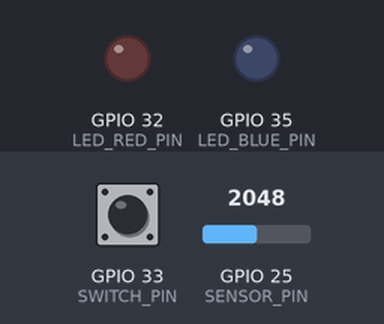
The sketch below on a simulated ESP32. Parts: output pins drawn as LEDs (lit = HIGH). Inputs (shaded band) come from the test bench; at power-on: GPIO 25 (SENSOR_PIN) = 2048, GPIO 33 (SWITCH_PIN) LOW. Nothing arrives over Bluetooth unless stated; what the sketch prints to the serial monitor is not drawn.

Above: at 0.0 s.
At 0.6 s:
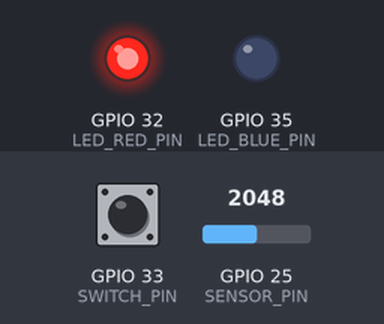
Timing chart, 0 to 2.1 s (numbered marks = the images above):
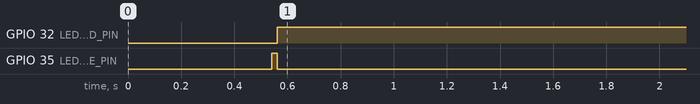

Measured:
- by itself, GPIO 32 (LED_RED_PIN): LOW → HIGH at 0.56 s
- by itself, GPIO 35 (LED_BLUE_PIN): LOW → HIGH at 0.54 s, → LOW 0.02 s later

The sketch:

sketch_oct27a.ino
```cpp
#include "switch.h"
#include "BluetoothSerial.h"

// -------------------- Pins --------------------
#define LED_RED_PIN    32
#define LED_BLUE_PIN   35
#define SWITCH_PIN     33
#define SENSOR_PIN     25

// -------------------- Config --------------------
#define BAUD_RATE      115200
#define TICK_20MS      20000    // 20 ms tick
#define SAMPLE_FREQ    50       // 50 Hz
#define DEBOUNCE_CNT   5
#define PACKET_SAMPLES 50

#define BPM_LOW        60
#define BPM_HIGH       100

// -------------------- Globals --------------------
BluetoothSerial SerialBT;

Switch switch1(1, DEBOUNCE_CNT);

unsigned long lastTick = 0;
unsigned long seqNumber = 0;
unsigned long lastBeatTime = 0;

bool beatDetected = false;
float beatsPerMinute = 0.0;
//bool connected = true;          // connection state
bool connected = false;

uint16_t packetSamples[PACKET_SAMPLES]; //temporary array to send via bluetooth
uint8_t packetIndex = 0;

// LED state
unsigned long lastBlueBlink = 0;
//bool blueState = false;
bool blueState = true;

// Adaptive threshold
uint16_t signalMax = 0;
uint16_t signalMin = 4095;
uint16_t threshold = 0;
uint16_t signalRange = 0;

// Smoothing (averaging)
#define NUM_SMOOTH 5
uint16_t smoothBuf[NUM_SMOOTH] = {0};
uint8_t smoothIdx = 0;

// -------------------- Helper Functions --------------------
uint16_t getSmoothed(uint16_t newSample) {
    smoothBuf[smoothIdx] = newSample;
    smoothIdx = (smoothIdx + 1) % NUM_SMOOTH;
    uint32_t sum = 0;
    for (int i = 0; i < NUM_SMOOTH; ++i) sum += smoothBuf[i];
    return sum / NUM_SMOOTH;
}

void updateLEDs() {
    // Blue LED: connected = ON, disconnected = FLASHING
    if (connected) {
        digitalWrite(LED_BLUE_PIN, HIGH);
    }
    else {
        // if (micros() - lastBlueBlink > 500000) { // 500ms
        //     lastBlueBlink = micros();
        //     blueState = !blueState;
        //     digitalWrite(LED_BLUE_PIN, blueState ? HIGH : LOW);
        // }
        digitalWrite(LED_BLUE_PIN, LOW);
    }

    // Red LED: BPM out of range = ON, bluetooth disconeccted
    if (beatsPerMinute > 0.0 && (beatsPerMinute < BPM_LOW || beatsPerMinute > BPM_HIGH)) {
        digitalWrite(LED_RED_PIN, HIGH);
    } else {
        digitalWrite(LED_RED_PIN, LOW);
    }
}

void sendDataPacket() {
    if (!connected) return;

    SerialBT.print("DATA,");
    SerialBT.print(seqNumber++);
    SerialBT.print(",");
    SerialBT.print(beatsPerMinute, 1);

    for (int i = 0; i < PACKET_SAMPLES; ++i) {
        SerialBT.print(",");
        SerialBT.print(packetSamples[i]);
    }
    SerialBT.println();
}

// -------------------- Setup --------------------
void setup() {
    pinMode(LED_RED_PIN, OUTPUT);
    pinMode(LED_BLUE_PIN, OUTPUT);
    pinMode(SWITCH_PIN, INPUT);
    pinMode(SENSOR_PIN, INPUT);

    Serial.begin(BAUD_RATE);
    SerialBT.begin("ESP32_PulseIt");

    delay(500);
    Serial.println("Pulse Sensor - START");
    lastTick = micros();
}

// -------------------- Loop --------------------
void loop() {
    // code runs every 20 ms tick
    if ((micros() - lastTick) >= TICK_20MS) {
        lastTick = micros();

        // --- Read sensor and smooth ---
        uint16_t raw = analogRead(SENSOR_PIN);
        uint16_t sensor = getSmoothed(raw);

        // --- Print to Serial Monitor/Plotter ---
        // Format: sensor,threshold
        Serial.print(sensor);
        Serial.print(",");
        Serial.println(threshold);

        // --- Store packet samples ---
        packetSamples[packetIndex] = sensor;
        packetIndex = (packetIndex + 1) % PACKET_SAMPLES;

        // --- Update adaptive threshold ---
        if (sensor > signalMax) signalMax = sensor;
        if (sensor < signalMin) signalMin = sensor;
        signalRange = signalMax - signalMin;

        uint16_t mid = (signalMax + signalMin) / 2;
        threshold = (uint16_t)(0.9 * threshold + 0.1 * mid);

        // --- Beat detection ---
        if ((sensor > threshold) && !beatDetected && signalRange > 25) {
            beatDetected = true;
            unsigned long now = millis();
            unsigned long interval = now - lastBeatTime;
            if (interval > 500 && interval < 2000) {
                float instantBPM = 60000.0 / interval;
                if (beatsPerMinute < 1.0) beatsPerMinute = instantBPM;
                else beatsPerMinute = 0.8 * beatsPerMinute + 0.2 * instantBPM;
                lastBeatTime = now;

                // Optional: flash blue LED on heartbeat
                digitalWrite(LED_BLUE_PIN, HIGH);
                delay(20);
                digitalWrite(LED_BLUE_PIN, LOW);
            } else if (lastBeatTime == 0) {
                lastBeatTime = now;
            }
        }
        if (sensor < threshold) beatDetected = false;

        // --- Reset max/min every ~2 seconds ---
        static uint16_t sampleCounter = 0;
        if (++sampleCounter >= 100) {
            sampleCounter = 0;
            signalMax = 0;
            signalMin = 4095;
        }

        // --- Handle switch (manual connect/disconnect) ---
        if (switch1.update(digitalRead(SWITCH_PIN))) {
            if (switch1.state()) {
                connected = !connected;
            }
        }

        // --- Update LEDs ---
        updateLEDs();

        // --- Send data packet every 50 samples (~1 second) ---
        static uint16_t sendCounter = 0;
        if (++sendCounter >= PACKET_SAMPLES) {
            sendCounter = 0;
            sendDataPacket();
        }
    }
}
```
